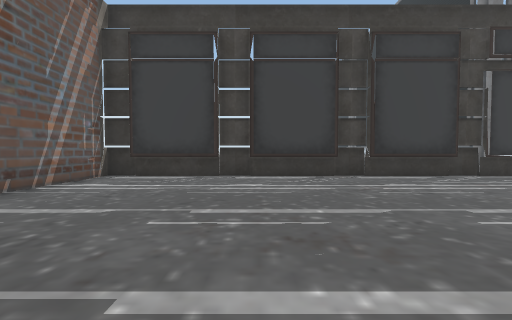
View 1 (above)

16 first-person views from a walk through a 3-D level made in the Unity game engine. The camera is 1.3 m above the floor, tilts 2° down and sees 90° across. The floor is counted in squares, 2 m on a side. Each view is taken from the middle of a square. On the plan, view 1 faces up. The plan holds only what a view shows up to about 9 squares ahead; the rest is blank. The place goes on beyond the plan. Some surface patterns are stand-ins.

View 2
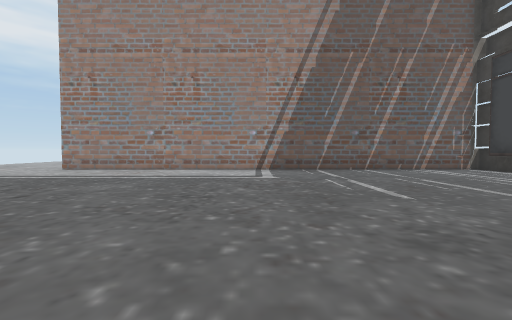

View 3
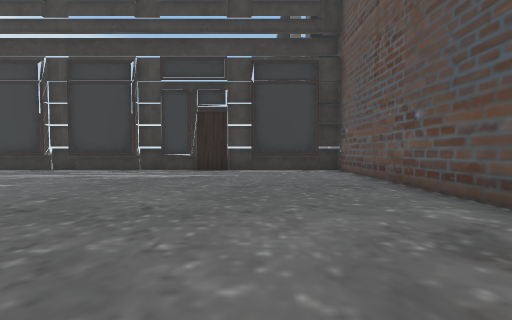

View 4
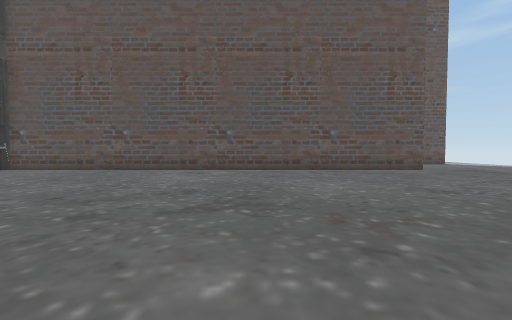

View 5
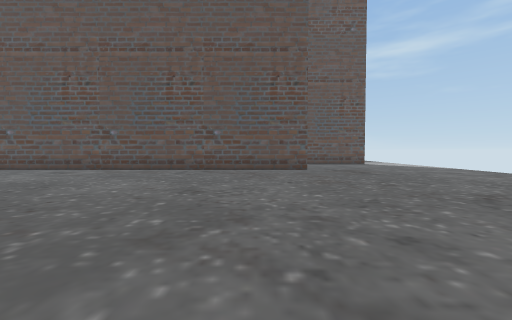

View 6
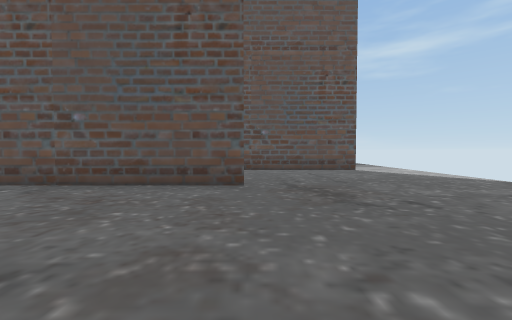

View 7
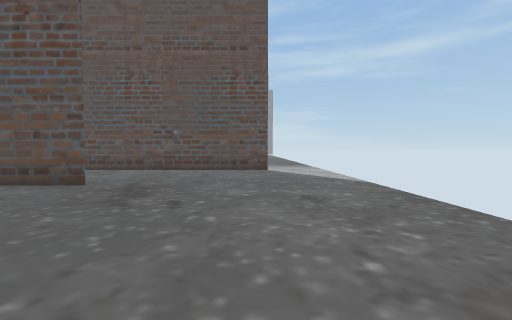

View 8
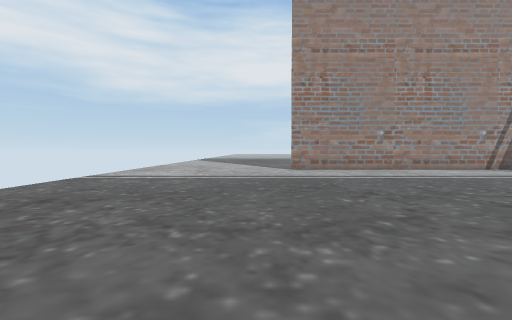

View 9
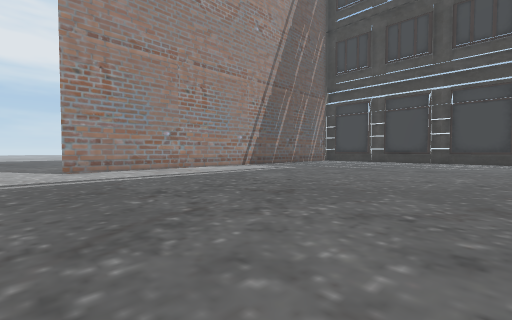

View 10
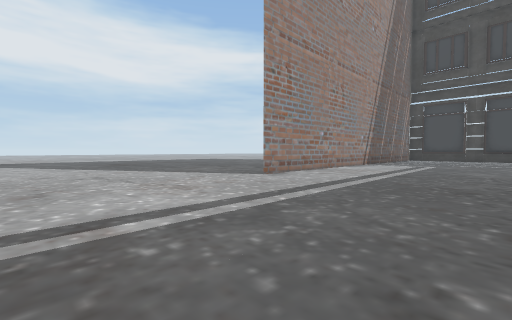

View 11
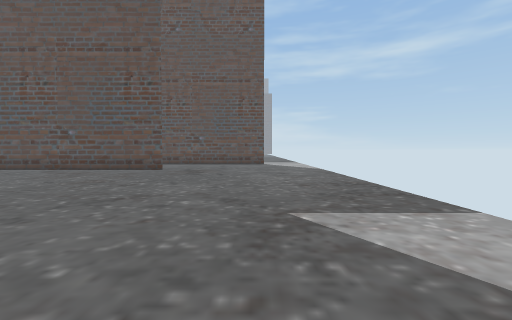

View 12
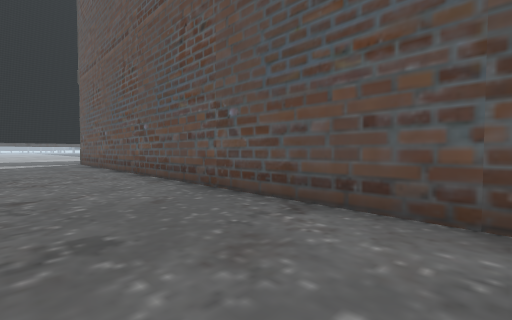

View 13
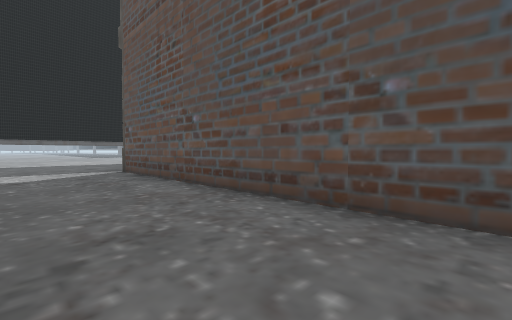

View 14
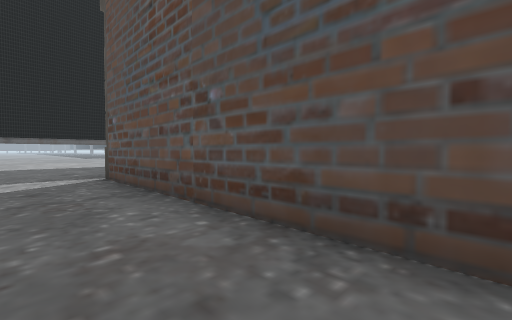

View 15
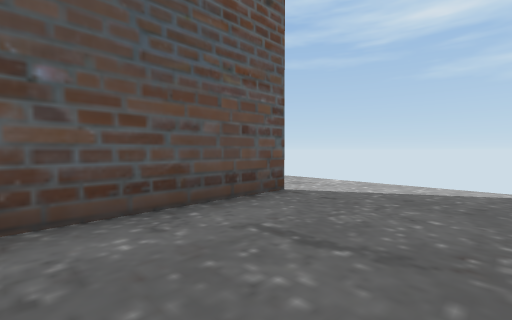

View 16
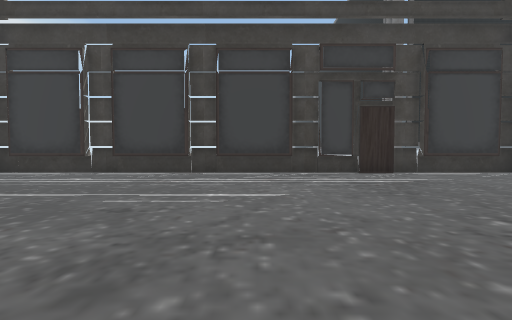

### Floor plan
Points are (right, up) in squares from view 1. A wall is a line through its corners. A room is listed if a view was taken in it or the views show most of it. See-through windows are left out.
Room 1 (views 1, 2, 3, 4, 5, 6, 7, 8, 9, 10, 11, 12, 13, 14, 15, 16)
walls: (11.8, -7.9) (11.8, 6.7) (8, 6.7); (2.9, 6.2) (2.9, 6.9); (7.1, 6.7) (-3.9, 6.7) (-3.9, -7.9); (11.1, 6.4) (-3.2, 6.4); (15.7, -11.5) (15.7, 6.8)
ways out: opening at (-2, 7); opening at (1, 7); opening at (4, 7); opening at (10, 7); opening at (14, 8); opening at (16, -12.5)

Positions as (right, up) in squares from view 1, and headings:
1: (0, 0), facing up
2: (5, -1), facing left
3: (9, -2), facing up
4: (3, -2), facing right
5: (3, -6), facing right
6: (7, -8), facing right
7: (7, -11), facing right
8: (5, -9), facing left
9: (5, -9), facing up-left
10: (1, -13), facing up-left
11: (3, -11), facing right
12: (13, -8), facing up-right
13: (13, -2), facing up-right
14: (14, 0), facing up-right
15: (13, -8), facing down-right
16: (4, -1), facing up
